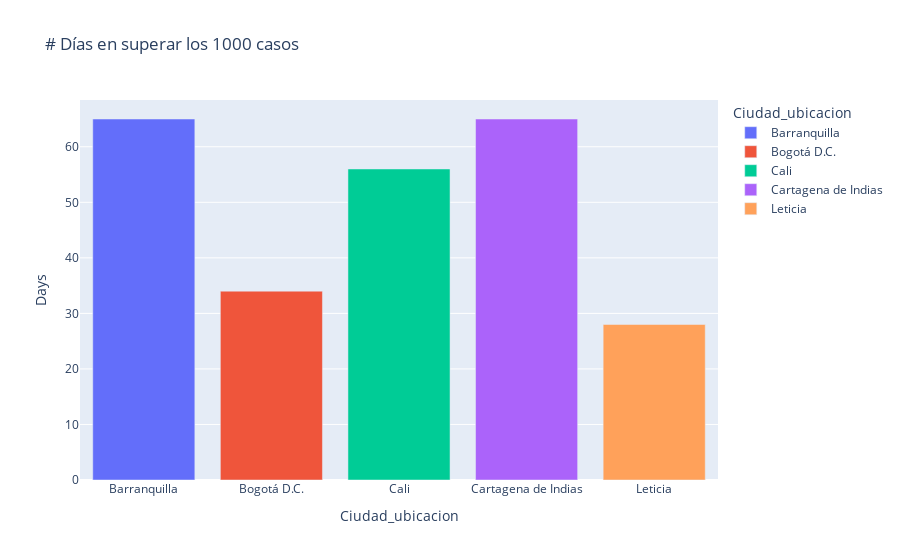

The notebook cell this image was saved under:
### Code cell
figure12=px.bar(Days_k_cases, x='Ciudad_ubicacion',y='Days',title='# Días en superar los 1000 casos ',color='Ciudad_ubicacion')
figure12.show()

### Figure 1 — Plotly figure (JSON) as saved in the notebook; plotly's stock layout.template omitted (floating-point values rounded to 4 significant figures)
{"data": [{"alignmentgroup": "True", "hovertemplate": "Ciudad_ubicacion=%{x}<br>Days=%{y}<extra></extra>", "legendgroup": "Barranquilla", "marker": {"color": "#636efa"}, "name": "Barranquilla", "offsetgroup": "Barranquilla", "orientation": "v", "showlegend": true, "textposition": "auto", "type": "bar", "x": ["Barranquilla"], "xaxis": "x", "y": [65], "yaxis": "y"}, {"alignmentgroup": "True", "hovertemplate": "Ciudad_ubicacion=%{x}<br>Days=%{y}<extra></extra>", "legendgroup": "Bogotá D.C.", "marker": {"color": "#EF553B"}, "name": "Bogotá D.C.", "offsetgroup": "Bogotá D.C.", "orientation": "v", "showlegend": true, "textposition": "auto", "type": "bar", "x": ["Bogotá D.C."], "xaxis": "x", "y": [34], "yaxis": "y"}, {"alignmentgroup": "True", "hovertemplate": "Ciudad_ubicacion=%{x}<br>Days=%{y}<extra></extra>", "legendgroup": "Cali", "marker": {"color": "#00cc96"}, "name": "Cali", "offsetgroup": "Cali", "orientation": "v", "showlegend": true, "textposition": "auto", "type": "bar", "x": ["Cali"], "xaxis": "x", "y": [56], "yaxis": "y"}, {"alignmentgroup": "True", "hovertemplate": "Ciudad_ubicacion=%{x}<br>Days=%{y}<extra></extra>", "legendgroup": "Cartagena de Indias", "marker": {"color": "#ab63fa"}, "name": "Cartagena de Indias", "offsetgroup": "Cartagena de Indias", "orientation": "v", "showlegend": true, "textposition": "auto", "type": "bar", "x": ["Cartagena de Indias"], "xaxis": "x", "y": [65], "yaxis": "y"}, {"alignmentgroup": "True", "hovertemplate": "Ciudad_ubicacion=%{x}<br>Days=%{y}<extra></extra>", "legendgroup": "Leticia", "marker": {"color": "#FFA15A"}, "name": "Leticia", "offsetgroup": "Leticia", "orientation": "v", "showlegend": true, "textposition": "auto", "type": "bar", "x": ["Leticia"], "xaxis": "x", "y": [28], "yaxis": "y"}], "layout": {"barmode": "relative", "legend": {"title": {"text": "Ciudad_ubicacion"}, "tracegroupgap": 0}, "title": {"text": "# Días en superar los 1000 casos "}, "xaxis": {"anchor": "y", "categoryarray": ["Barranquilla", "Bogotá D.C.", "Cali", "Cartagena de Indias", "Leticia"], "categoryorder": "array", "domain": [0, 1], "title": {"text": "Ciudad_ubicacion"}}, "yaxis": {"anchor": "x", "domain": [0, 1], "title": {"text": "Days"}}}}
